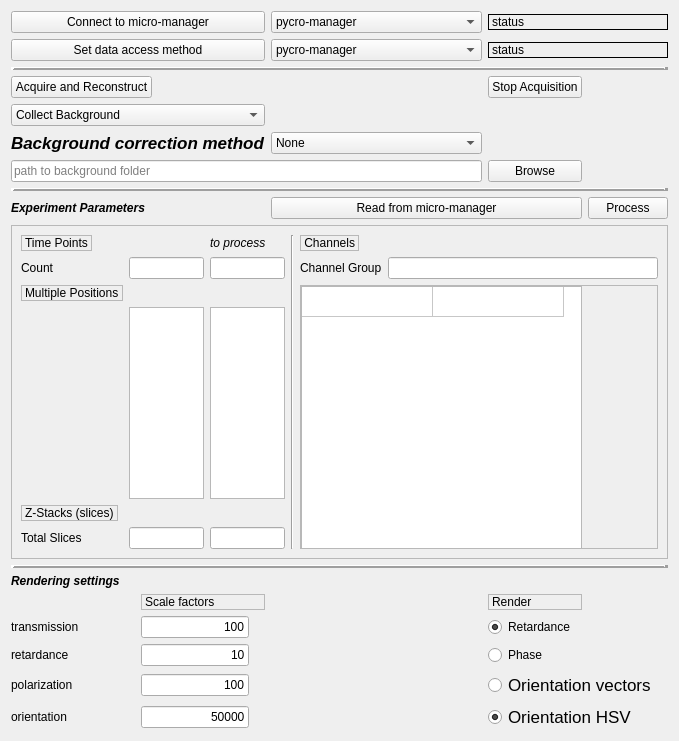
   <widget class="QWidget" name="online_tab">
    <property name="sizePolicy">
     <sizepolicy hsizetype="Expanding" vsizetype="Expanding">
      <horstretch>0</horstretch>
      <verstretch>0</verstretch>
     </sizepolicy>
    </property>
    <attribute name="title">
     <string>Acquisition</string>
    </attribute>
    <layout class="QGridLayout" name="gridLayout_9">
     <item row="24" column="0">
      <widget class="QLabel" name="label_polarization_scale">
       <property name="sizePolicy">
        <sizepolicy hsizetype="Preferred" vsizetype="Minimum">
         <horstretch>0</horstretch>
         <verstretch>0</verstretch>
        </sizepolicy>
       </property>
       <property name="text">
        <string>polarization</string>
       </property>
      </widget>
     </item>
     <item row="25" column="0">
      <widget class="QLabel" name="label_orientation_scale">
       <property name="sizePolicy">
        <sizepolicy hsizetype="Preferred" vsizetype="Fixed">
         <horstretch>0</horstretch>
         <verstretch>0</verstretch>
        </sizepolicy>
       </property>
       <property name="text">
        <string>orientation</string>
       </property>
      </widget>
     </item>
     <item row="23" column="1" alignment="Qt::AlignLeft">
      <widget class="QLineEdit" name="le_retardance_scale">
       <property name="text">
        <string>10</string>
       </property>
       <property name="alignment">
        <set>Qt::AlignRight|Qt::AlignTrailing|Qt::AlignVCenter</set>
       </property>
      </widget>
     </item>
     <item row="21" column="3">
      <widget class="QLabel" name="label_render">
       <property name="frameShape">
        <enum>QFrame::StyledPanel</enum>
       </property>
       <property name="text">
        <string>Render</string>
       </property>
      </widget>
     </item>
     <item row="20" column="0" colspan="2">
      <widget class="QLabel" name="label_rendering_settings">
       <property name="sizePolicy">
        <sizepolicy hsizetype="Preferred" vsizetype="Fixed">
         <horstretch>0</horstretch>
         <verstretch>0</verstretch>
        </sizepolicy>
       </property>
       <property name="font">
        <font>
         <weight>75</weight>
         <italic>true</italic>
         <bold>true</bold>
        </font>
       </property>
       <property name="text">
        <string>Rendering settings</string>
       </property>
      </widget>
     </item>
     <item row="2" column="3" colspan="2">
      <widget class="QLabel" name="label_data_connection_status">
       <property name="sizePolicy">
        <sizepolicy hsizetype="Preferred" vsizetype="Fixed">
         <horstretch>0</horstretch>
         <verstretch>0</verstretch>
        </sizepolicy>
       </property>
       <property name="frameShape">
        <enum>QFrame::Panel</enum>
       </property>
       <property name="text">
        <string>status</string>
       </property>
      </widget>
     </item>
     <item row="22" column="3" colspan="2">
      <widget class="QRadioButton" name="rb_reconstruct_retardance">
       <property name="text">
        <string>Retardance</string>
       </property>
       <property name="checked">
        <bool>true</bool>
       </property>
       <property name="autoExclusive">
        <bool>false</bool>
       </property>
      </widget>
     </item>
     <item row="11" column="3">
      <widget class="QPushButton" name="qbutton_browse_bg_file">
       <property name="text">
        <string>Browse</string>
       </property>
      </widget>
     </item>
     <item row="10" column="0" colspan="2">
      <widget class="QLabel" name="label_bg_mode_label">
       <property name="sizePolicy">
        <sizepolicy hsizetype="Preferred" vsizetype="Fixed">
         <horstretch>0</horstretch>
         <verstretch>0</verstretch>
        </sizepolicy>
       </property>
       <property name="font">
        <font>
         <pointsize>13</pointsize>
         <weight>75</weight>
         <italic>true</italic>
         <bold>true</bold>
        </font>
       </property>
       <property name="text">
        <string>Background correction method</string>
       </property>
      </widget>
     </item>
     <item row="10" column="2">
      <widget class="QComboBox" name="cb_background_method">
       <property name="currentText">
        <string>None</string>
       </property>
       <property name="currentIndex">
        <number>0</number>
       </property>
       <item>
        <property name="text">
         <string>None</string>
        </property>
       </item>
       <item>
        <property name="text">
         <string>Background</string>
        </property>
       </item>
       <item>
        <property name="text">
         <string>Background + Fit</string>
        </property>
       </item>
       <item>
        <property name="text">
         <string>Fit</string>
        </property>
       </item>
      </widget>
     </item>
     <item row="11" column="0" colspan="3">
      <widget class="QLineEdit" name="le_bg_corr_path">
       <property name="sizePolicy">
        <sizepolicy hsizetype="Preferred" vsizetype="Fixed">
         <horstretch>0</horstretch>
         <verstretch>0</verstretch>
        </sizepolicy>
       </property>
       <property name="alignment">
        <set>Qt::AlignJustify|Qt::AlignVCenter</set>
       </property>
       <property name="placeholderText">
        <string>path to background folder</string>
       </property>
      </widget>
     </item>
     <item row="13" column="0" colspan="2">
      <widget class="QLabel" name="label_experiment_parameters">
       <property name="sizePolicy">
        <sizepolicy hsizetype="Preferred" vsizetype="Fixed">
         <horstretch>0</horstretch>
         <verstretch>0</verstretch>
        </sizepolicy>
       </property>
       <property name="font">
        <font>
         <weight>75</weight>
         <italic>true</italic>
         <bold>true</bold>
        </font>
       </property>
       <property name="text">
        <string>Experiment Parameters</string>
       </property>
      </widget>
     </item>
     <item row="7" column="3">
      <widget class="QPushButton" name="qbutton_stop_monitor">
       <property name="styleSheet">
        <string notr="true"/>
       </property>
       <property name="text">
        <string>Stop Acquisition</string>
       </property>
       <property name="autoDefault">
        <bool>false</bool>
       </property>
       <property name="default">
        <bool>false</bool>
       </property>
       <property name="flat">
        <bool>false</bool>
       </property>
      </widget>
     </item>
     <item row="12" column="0" colspan="5">
      <widget class="Line" name="line_6">
       <property name="frameShadow">
        <enum>QFrame::Raised</enum>
       </property>
       <property name="lineWidth">
        <number>4</number>
       </property>
       <property name="orientation">
        <enum>Qt::Horizontal</enum>
       </property>
      </widget>
     </item>
     <item row="22" column="1" alignment="Qt::AlignLeft">
      <widget class="QLineEdit" name="le_transmission_scale">
       <property name="layoutDirection">
        <enum>Qt::LeftToRight</enum>
       </property>
       <property name="text">
        <string>100</string>
       </property>
       <property name="alignment">
        <set>Qt::AlignRight|Qt::AlignTrailing|Qt::AlignVCenter</set>
       </property>
      </widget>
     </item>
     <item row="7" column="0" colspan="2">
      <widget class="QPushButton" name="qbutton_snap_and_correct">
       <property name="sizePolicy">
        <sizepolicy hsizetype="Fixed" vsizetype="Fixed">
         <horstretch>0</horstretch>
         <verstretch>10</verstretch>
        </sizepolicy>
       </property>
       <property name="minimumSize">
        <size>
         <width>0</width>
         <height>0</height>
        </size>
       </property>
       <property name="text">
        <string>Acquire and Reconstruct</string>
       </property>
       <property name="iconSize">
        <size>
         <width>30</width>
         <height>30</height>
        </size>
       </property>
       <property name="autoDefault">
        <bool>false</bool>
       </property>
      </widget>
     </item>
     <item row="22" column="0">
      <widget class="QLabel" name="label_transmission_scale">
       <property name="sizePolicy">
        <sizepolicy hsizetype="Preferred" vsizetype="Fixed">
         <horstretch>0</horstretch>
         <verstretch>0</verstretch>
        </sizepolicy>
       </property>
       <property name="text">
        <string>transmission</string>
       </property>
      </widget>
     </item>
     <item row="23" column="3" colspan="2">
      <widget class="QRadioButton" name="rb_reconstruct_phase">
       <property name="text">
        <string>Phase</string>
       </property>
       <property name="autoExclusive">
        <bool>false</bool>
       </property>
      </widget>
     </item>
     <item row="24" column="3" colspan="2">
      <widget class="QRadioButton" name="rb_orientation_vectors">
       <property name="font">
        <font>
         <pointsize>13</pointsize>
        </font>
       </property>
       <property name="text">
        <string>Orientation vectors</string>
       </property>
       <property name="autoExclusive">
        <bool>false</bool>
       </property>
      </widget>
     </item>
     <item row="4" column="0" colspan="5">
      <widget class="Line" name="line_7">
       <property name="frameShadow">
        <enum>QFrame::Raised</enum>
       </property>
       <property name="lineWidth">
        <number>4</number>
       </property>
       <property name="orientation">
        <enum>Qt::Horizontal</enum>
       </property>
      </widget>
     </item>
     <item row="2" column="0" colspan="2">
      <widget class="QPushButton" name="qButton_set_data_connection">
       <property name="text">
        <string>Set data access method</string>
       </property>
      </widget>
     </item>
     <item row="21" column="1">
      <widget class="QLabel" name="label_scale_factor">
       <property name="sizePolicy">
        <sizepolicy hsizetype="Preferred" vsizetype="Fixed">
         <horstretch>0</horstretch>
         <verstretch>0</verstretch>
        </sizepolicy>
       </property>
       <property name="frameShape">
        <enum>QFrame::StyledPanel</enum>
       </property>
       <property name="frameShadow">
        <enum>QFrame::Plain</enum>
       </property>
       <property name="lineWidth">
        <number>1</number>
       </property>
       <property name="text">
        <string>Scale factors</string>
       </property>
      </widget>
     </item>
     <item row="19" column="0" colspan="5">
      <widget class="Line" name="line_8">
       <property name="frameShadow">
        <enum>QFrame::Raised</enum>
       </property>
       <property name="lineWidth">
        <number>4</number>
       </property>
       <property name="orientation">
        <enum>Qt::Horizontal</enum>
       </property>
      </widget>
     </item>
     <item row="13" column="4">
      <widget class="QPushButton" name="pushButton_2">
       <property name="text">
        <string>Process</string>
       </property>
      </widget>
     </item>
     <item row="0" column="0" colspan="2">
      <widget class="QPushButton" name="qbutton_connect_to_mm">
       <property name="text">
        <string>Connect to micro-manager</string>
       </property>
      </widget>
     </item>
     <item row="0" column="3" colspan="2">
      <widget class="QLabel" name="label_connection_status">
       <property name="sizePolicy">
        <sizepolicy hsizetype="Preferred" vsizetype="Fixed">
         <horstretch>0</horstretch>
         <verstretch>0</verstretch>
        </sizepolicy>
       </property>
       <property name="frameShape">
        <enum>QFrame::Panel</enum>
       </property>
       <property name="text">
        <string>status</string>
       </property>
      </widget>
     </item>
     <item row="14" column="0" rowspan="4" colspan="5">
      <widget class="QFrame" name="frame_multidim">
       <property name="frameShape">
        <enum>QFrame::StyledPanel</enum>
       </property>
       <property name="frameShadow">
        <enum>QFrame::Sunken</enum>
       </property>
       <layout class="QGridLayout" name="gridLayout_11">
        <item row="2" column="2">
         <widget class="QLineEdit" name="le_time_point_to_process">
          <property name="sizePolicy">
           <sizepolicy hsizetype="Expanding" vsizetype="Fixed">
            <horstretch>0</horstretch>
            <verstretch>0</verstretch>
           </sizepolicy>
          </property>
          <property name="maximumSize">
           <size>
            <width>75</width>
            <height>16777215</height>
           </size>
          </property>
         </widget>
        </item>
        <item row="6" column="0">
         <widget class="QLabel" name="label_total_slices">
          <property name="sizePolicy">
           <sizepolicy hsizetype="Maximum" vsizetype="Preferred">
            <horstretch>0</horstretch>
            <verstretch>0</verstretch>
           </sizepolicy>
          </property>
          <property name="maximumSize">
           <size>
            <width>75</width>
            <height>16777215</height>
           </size>
          </property>
          <property name="text">
           <string>Total Slices</string>
          </property>
         </widget>
        </item>
        <item row="3" column="4" rowspan="4" colspan="3">
         <widget class="QScrollArea" name="scrollArea_3">
          <property name="widgetResizable">
           <bool>true</bool>
          </property>
          <widget class="QWidget" name="scrollAreaWidgetContents_3">
           <property name="geometry">
            <rect>
             <x>0</x>
             <y>0</y>
             <width>282</width>
             <height>116</height>
            </rect>
           </property>
           <widget class="QTableWidget" name="table_channel_group">
            <property name="geometry">
             <rect>
              <x>0</x>
              <y>0</y>
              <width>281</width>
              <height>401</height>
             </rect>
            </property>
            <property name="rowCount">
             <number>1</number>
            </property>
            <attribute name="horizontalHeaderVisible">
             <bool>false</bool>
            </attribute>
            <attribute name="horizontalHeaderCascadingSectionResizes">
             <bool>false</bool>
            </attribute>
            <attribute name="horizontalHeaderDefaultSectionSize">
             <number>131</number>
            </attribute>
            <attribute name="horizontalHeaderHighlightSections">
             <bool>true</bool>
            </attribute>
            <attribute name="horizontalHeaderMinimumSectionSize">
             <number>19</number>
            </attribute>
            <attribute name="verticalHeaderVisible">
             <bool>false</bool>
            </attribute>
            <attribute name="verticalHeaderHighlightSections">
             <bool>false</bool>
            </attribute>
            <row/>
            <column>
             <property name="text">
              <string>Configuration</string>
             </property>
            </column>
            <column>
             <property name="text">
              <string>Render?</string>
             </property>
            </column>
           </widget>
          </widget>
         </widget>
        </item>
        <item row="1" column="2">
         <widget class="QLabel" name="label_multidim_process">
          <property name="font">
           <font>
            <italic>true</italic>
           </font>
          </property>
          <property name="text">
           <string>to process</string>
          </property>
         </widget>
        </item>
        <item row="6" column="1">
         <widget class="QLineEdit" name="le_total_slices_mm">
          <property name="sizePolicy">
           <sizepolicy hsizetype="Maximum" vsizetype="Fixed">
            <horstretch>0</horstretch>
            <verstretch>0</verstretch>
           </sizepolicy>
          </property>
          <property name="maximumSize">
           <size>
            <width>75</width>
            <height>16777215</height>
           </size>
          </property>
          <property name="readOnly">
           <bool>true</bool>
          </property>
         </widget>
        </item>
        <item row="2" column="5" colspan="2">
         <widget class="QLineEdit" name="le_channel_group_mm">
          <property name="readOnly">
           <bool>true</bool>
          </property>
         </widget>
        </item>
        <item row="2" column="0">
         <widget class="QLabel" name="label_time_point_count">
          <property name="sizePolicy">
           <sizepolicy hsizetype="Maximum" vsizetype="Preferred">
            <horstretch>0</horstretch>
            <verstretch>0</verstretch>
           </sizepolicy>
          </property>
          <property name="minimumSize">
           <size>
            <width>75</width>
            <height>0</height>
           </size>
          </property>
          <property name="text">
           <string>Count</string>
          </property>
         </widget>
        </item>
        <item row="1" column="3" rowspan="6">
         <widget class="Line" name="line_9">
          <property name="orientation">
           <enum>Qt::Vertical</enum>
          </property>
         </widget>
        </item>
        <item row="6" column="2">
         <widget class="QLineEdit" name="le_total_slices_to_process">
          <property name="sizePolicy">
           <sizepolicy hsizetype="Expanding" vsizetype="Fixed">
            <horstretch>0</horstretch>
            <verstretch>0</verstretch>
           </sizepolicy>
          </property>
          <property name="maximumSize">
           <size>
            <width>75</width>
            <height>16777215</height>
           </size>
          </property>
         </widget>
        </item>
        <item row="5" column="0">
         <widget class="QLabel" name="label_z_stacks">
          <property name="sizePolicy">
           <sizepolicy hsizetype="Fixed" vsizetype="Fixed">
            <horstretch>0</horstretch>
            <verstretch>0</verstretch>
           </sizepolicy>
          </property>
          <property name="frameShape">
           <enum>QFrame::StyledPanel</enum>
          </property>
          <property name="text">
           <string>Z-Stacks (slices)</string>
          </property>
         </widget>
        </item>
        <item row="1" column="4">
         <widget class="QLabel" name="label_channels">
          <property name="sizePolicy">
           <sizepolicy hsizetype="Fixed" vsizetype="Fixed">
            <horstretch>0</horstretch>
            <verstretch>0</verstretch>
           </sizepolicy>
          </property>
          <property name="frameShape">
           <enum>QFrame::StyledPanel</enum>
          </property>
          <property name="text">
           <string>Channels</string>
          </property>
          <property name="alignment">
           <set>Qt::AlignRight|Qt::AlignTrailing|Qt::AlignVCenter</set>
          </property>
         </widget>
        </item>
        <item row="2" column="4">
         <widget class="QLabel" name="label_channel_group">
          <property name="text">
           <string>Channel Group</string>
          </property>
         </widget>
        </item>
        <item row="3" column="0">
         <widget class="QLabel" name="label_multiple_positions">
          <property name="sizePolicy">
           <sizepolicy hsizetype="Fixed" vsizetype="Fixed">
            <horstretch>0</horstretch>
            <verstretch>0</verstretch>
           </sizepolicy>
          </property>
          <property name="frameShape">
           <enum>QFrame::StyledPanel</enum>
          </property>
          <property name="text">
           <string>Multiple Positions</string>
          </property>
         </widget>
        </item>
        <item row="4" column="2">
         <widget class="QListWidget" name="lw_positions_to_process">
          <property name="sizePolicy">
           <sizepolicy hsizetype="Fixed" vsizetype="Fixed">
            <horstretch>0</horstretch>
            <verstretch>0</verstretch>
           </sizepolicy>
          </property>
          <property name="minimumSize">
           <size>
            <width>0</width>
            <height>0</height>
           </size>
          </property>
          <property name="maximumSize">
           <size>
            <width>75</width>
            <height>16777215</height>
           </size>
          </property>
         </widget>
        </item>
        <item row="1" column="0">
         <widget class="QLabel" name="label_time_points">
          <property name="sizePolicy">
           <sizepolicy hsizetype="Fixed" vsizetype="Fixed">
            <horstretch>0</horstretch>
            <verstretch>0</verstretch>
           </sizepolicy>
          </property>
          <property name="frameShape">
           <enum>QFrame::StyledPanel</enum>
          </property>
          <property name="text">
           <string>Time Points</string>
          </property>
         </widget>
        </item>
        <item row="2" column="1">
         <widget class="QLineEdit" name="le_time_point_count_mm">
          <property name="sizePolicy">
           <sizepolicy hsizetype="Preferred" vsizetype="Fixed">
            <horstretch>0</horstretch>
            <verstretch>0</verstretch>
           </sizepolicy>
          </property>
          <property name="maximumSize">
           <size>
            <width>75</width>
            <height>16777215</height>
           </size>
          </property>
          <property name="readOnly">
           <bool>true</bool>
          </property>
         </widget>
        </item>
        <item row="4" column="1">
         <widget class="QListWidget" name="lw_positions_mm">
          <property name="sizePolicy">
           <sizepolicy hsizetype="Fixed" vsizetype="Fixed">
            <horstretch>0</horstretch>
            <verstretch>0</verstretch>
           </sizepolicy>
          </property>
          <property name="maximumSize">
           <size>
            <width>75</width>
            <height>16777215</height>
           </size>
          </property>
         </widget>
        </item>
       </layout>
      </widget>
     </item>
     <item row="25" column="1" alignment="Qt::AlignLeft">
      <widget class="QLineEdit" name="le_polarization_scale">
       <property name="text">
        <string>50000</string>
       </property>
       <property name="alignment">
        <set>Qt::AlignRight|Qt::AlignTrailing|Qt::AlignVCenter</set>
       </property>
      </widget>
     </item>
     <item row="24" column="1" alignment="Qt::AlignLeft">
      <widget class="QLineEdit" name="le_orientation_scale">
       <property name="text">
        <string>100</string>
       </property>
       <property name="alignment">
        <set>Qt::AlignRight|Qt::AlignTrailing|Qt::AlignVCenter</set>
       </property>
      </widget>
     </item>
     <item row="25" column="3" colspan="2">
      <widget class="QRadioButton" name="rb_orientation_hsv">
       <property name="font">
        <font>
         <pointsize>13</pointsize>
        </font>
       </property>
       <property name="text">
        <string>Orientation HSV</string>
       </property>
       <property name="checked">
        <bool>true</bool>
       </property>
       <property name="autoExclusive">
        <bool>false</bool>
       </property>
      </widget>
     </item>
     <item row="23" column="0">
      <widget class="QLabel" name="label_retardance_scale">
       <property name="sizePolicy">
        <sizepolicy hsizetype="Preferred" vsizetype="Fixed">
         <horstretch>0</horstretch>
         <verstretch>0</verstretch>
        </sizepolicy>
       </property>
       <property name="text">
        <string>retardance</string>
       </property>
      </widget>
     </item>
     <item row="9" column="0" colspan="2">
      <widget class="QComboBox" name="cb_acquisition_mode">
       <property name="currentText">
        <string>Collect Background</string>
       </property>
       <property name="currentIndex">
        <number>0</number>
       </property>
       <item>
        <property name="text">
         <string>Collect Background</string>
        </property>
       </item>
       <item>
        <property name="text">
         <string>Single Image</string>
        </property>
       </item>
       <item>
        <property name="text">
         <string>Monitor Multi-D</string>
        </property>
       </item>
      </widget>
     </item>
     <item row="2" column="2">
      <widget class="QComboBox" name="cb_connection_type">
       <property name="currentIndex">
        <number>0</number>
       </property>
       <item>
        <property name="text">
         <string>pycro-manager</string>
        </property>
       </item>
       <item>
        <property name="text">
         <string>mm2python: zeromq</string>
        </property>
       </item>
       <item>
        <property name="text">
         <string>mm2python: memory mapped file</string>
        </property>
       </item>
      </widget>
     </item>
     <item row="13" column="2" colspan="2">
      <widget class="QPushButton" name="pushButton">
       <property name="text">
        <string>Read from micro-manager</string>
       </property>
      </widget>
     </item>
     <item row="0" column="2">
      <widget class="QComboBox" name="cb_connection_control">
       <item>
        <property name="text">
         <string>pycro-manager</string>
        </property>
       </item>
       <item>
        <property name="text">
         <string>mm2python</string>
        </property>
       </item>
      </widget>
     </item>
    </layout>
   </widget>
